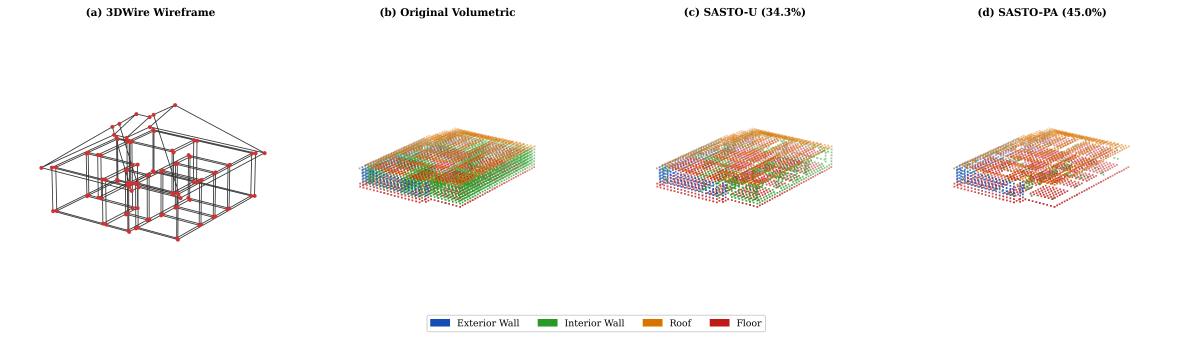
#> input picture figures/fig_model_comparison.png, 4770 x 1357 px (shown at 1/4 size)
$ python regenerate_improved_figures.py
#> lines starting #> are read from the running program, lines starting #| are printed output that depends on the picture
#!/usr/bin/env python3
"""
Extract individual house renders from the existing high-quality composite figures
produced by render_figures.py. Also creates the reference-style Visual Abstract.

Uses: figures/fig_model_comparison.png (4700x2397) — wireframe + 3 models x 2 rows
      figures/fig_type_comparison.png (2956x4183) — 3 models x 4 views
      figures/fig12_stl_comparison.png (2679x2293) — orig vs PA, solid + cutaway
      figures/fig_wireframe_pipeline.png (4312x2535) — wireframe to voxel pipeline
      figures/fig_cross_section_comparison.png (4118x1463) — 3 cutaways
"""

import os
import sys
import numpy as np
from PIL import Image
import matplotlib
matplotlib.use("Agg")
import matplotlib.pyplot as plt
import matplotlib.patches as mpatches
from matplotlib.patches import FancyBboxPatch, FancyArrowPatch, Circle
from matplotlib.offsetbox import OffsetImage, AnnotationBbox

# ── Paths ────────────────────────────────────────────────────
BASE = os.path.dirname(os.path.dirname(os.path.abspath(__file__)))
FIGS = os.path.join(BASE, "figures")
OUT = os.path.dirname(os.path.abspath(__file__))
RENDERS_HQ = os.path.join(OUT, "renders_hq")
os.makedirs(RENDERS_HQ, exist_ok=True)

# ── Poster color palette ────────────────────────────────────
TEAL   = "#008C9E"
RED    = "#D7263D"
GOLD   = "#CFA535"
CARD   = "#F7F9FC"
DARK   = "#0B1736"
BLUE   = "#0A3D9A"
NAVY   = "#062B7A"
SPINE  = "#999999"
LIGHT_BLUE = "#E8EEF8"
WHITE  = "#FFFFFF"
EXT_WALL = "#4A7FC1"
INT_WALL = "#E8833A"
ROOF_COLOR = "#6AAF6E"
GREEN  = "#2E8B57"
BG_RENDER = "#E6E8EB"

plt.rcParams.update({
    "font.family": "Arial",
    "font.size": 11,
    "figure.dpi": 300,
    "savefig.dpi": 300,
    "text.color": DARK,
    "figure.facecolor": CARD,
    "axes.facecolor": CARD,
    "savefig.facecolor": CARD,
})


def save(fig, name):
    fig.savefig(os.path.join(OUT, f"{name}.png"),
                bbox_inches="tight", pad_inches=0.08, dpi=300,
                facecolor=fig.get_facecolor(), edgecolor="none")
    plt.close(fig)
    print(f"  -> {name}.png")


# ═══════════════════════════════════════════════════════════════
# STEP 1: Extract individual renders from composite figures
# ═══════════════════════════════════════════════════════════════

def extract_renders():
    """Extract individual house renders from composite figures."""
    print("\n=== Extracting renders from composite figures ===")

    # ── From fig_model_comparison.png (4700x2397) ──
    mc = os.path.join(FIGS, "fig_model_comparison.png")
    if os.path.isfile(mc):
        img = Image.open(mc)
#> img is the input picture: PIL image 4770x1357 RGBA; mean R, G, B, A 247.3, 245, 243, 255
        w, h = img.size
        print(f"  fig_model_comparison: {w}x{h}")
#|   fig_model_comparison: 4770x1357

        wire_end = int(w * 0.286)
        col_w = (w - wire_end) // 3
        mid_h = h // 2

        wireframe = img.crop((0, 0, wire_end, h))
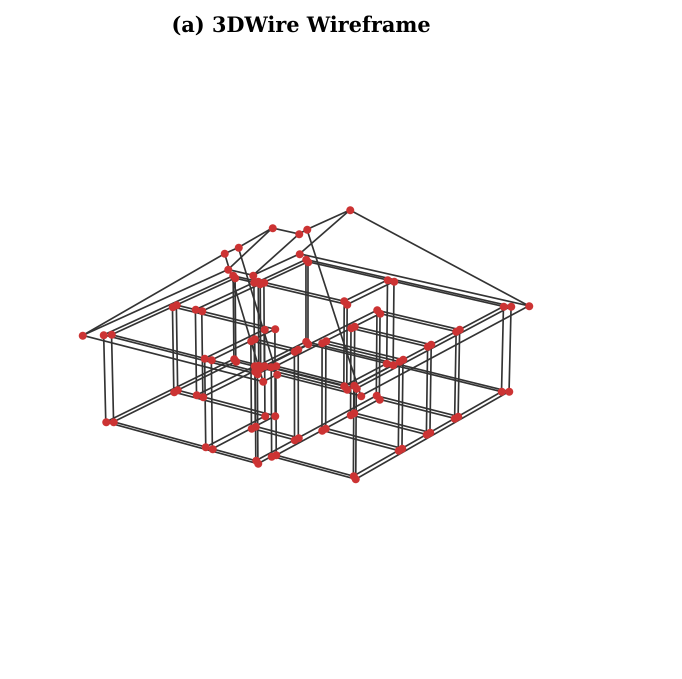
#> wireframe: PIL image 1364x1357 RGBA (shown at 1/2 size); mean R, G, B, A 246.5, 244.9, 244.9, 255
        wireframe.save(os.path.join(RENDERS_HQ, "wireframe_panel.png"))
        print(f"    wireframe_panel: {wireframe.size}")
#|     wireframe_panel: (1364, 1357)

        for i, name in enumerate(["original_solid", "sasto_u_solid", "sasto_pa_solid"]):
            x0 = wire_end + i * col_w
            x1 = wire_end + (i + 1) * col_w
            crop = img.crop((x0, 0, x1, mid_h))
            crop.save(os.path.join(RENDERS_HQ, f"{name}.png"))
            print(f"    {name}: {crop.size}")

        for i, name in enumerate(["original_cutaway", "sasto_u_cutaway", "sasto_pa_cutaway"]):
            x0 = wire_end + i * col_w
            x1 = wire_end + (i + 1) * col_w
            crop = img.crop((x0, mid_h, x1, h))
            crop.save(os.path.join(RENDERS_HQ, f"{name}.png"))
            print(f"    {name}: {crop.size}")

    # ── From fig12_stl_comparison.png (2679x2293) ──
    sc = os.path.join(FIGS, "fig12_stl_comparison.png")
    if os.path.isfile(sc):
        img = Image.open(sc)
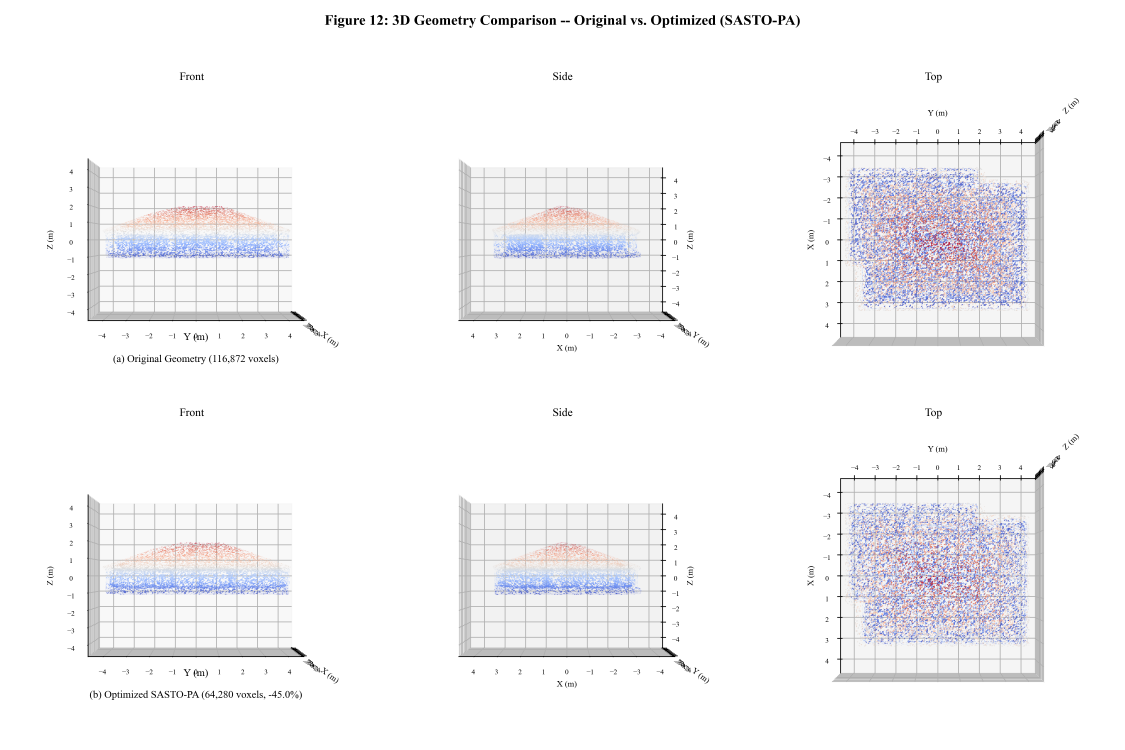
#> input picture figures/fig12_stl_comparison.png, 4500 x 3000 px (shown at 1/4 size)
#> img is the input picture: PIL image 4500x3000 RGBA; mean R, G, B, A 245.1, 244.7, 246.4, 255
        w, h = img.size
        print(f"  fig12_stl_comparison: {w}x{h}")
#|   fig12_stl_comparison: 4500x3000
        mid_w, mid_h = w // 2, h // 2

        crops = {
            "stl_orig_solid": (0, 0, mid_w, mid_h),
            "stl_pa_solid": (mid_w, 0, w, mid_h),
            "stl_orig_cutaway": (0, mid_h, mid_w, h),
            "stl_pa_cutaway": (mid_w, mid_h, w, h),
        }
        for name, box in crops.items():
            crop = img.crop(box)
            crop.save(os.path.join(RENDERS_HQ, f"{name}.png"))
            print(f"    {name}: {crop.size}")
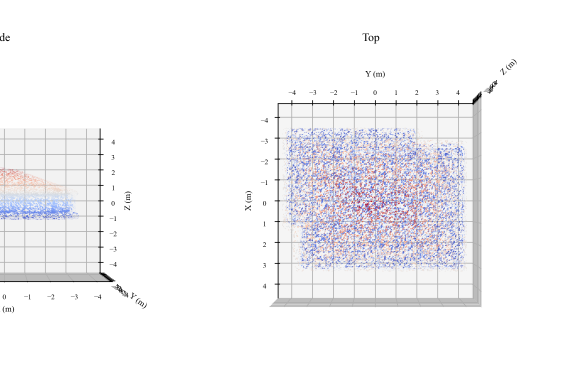
#> crop: PIL image 2250x1500 RGBA (shown at 1/4 size); mean R, G, B, A 243.9, 243.2, 245.5, 255

    # ── From fig_cross_section_comparison.png (4118x1463) ──
    cs = os.path.join(FIGS, "fig_cross_section_comparison.png")
    if os.path.isfile(cs):
        img = Image.open(cs)
        w, h = img.size
        print(f"  fig_cross_section_comparison: {w}x{h}")
        col_w = w // 3
        for i, name in enumerate(["xs_original", "xs_sasto_u", "xs_sasto_pa"]):
            crop = img.crop((i * col_w, 0, (i+1) * col_w, h))
            crop.save(os.path.join(RENDERS_HQ, f"{name}.png"))
            print(f"    {name}: {crop.size}")

    # ── Copy full composite figures for poster use ──
    from shutil import copy2
    for fname in ["fig_wireframe_pipeline.png", "fig_model_comparison.png",
                   "fig_cross_section_comparison.png", "fig_type_comparison.png",
                   "fig_optimized_gallery.png", "fig_diverse_stl_gallery.png",
                   "fig12_stl_comparison.png"]:
        src = os.path.join(FIGS, fname)
        if os.path.isfile(src):
            copy2(src, os.path.join(RENDERS_HQ, fname))
            print(f"    copied {fname}")


def load_hq(name, max_size=None):
    """Load an extracted HQ render."""
#> called with name = 'original_solid', max_size = 400
    path = os.path.join(RENDERS_HQ, f"{name}.png")
    if not os.path.isfile(path):
        return None
    img = Image.open(path).convert("RGBA")
    if max_size:
        img.thumbnail((max_size, max_size), Image.LANCZOS)
#> img: PIL image 400x239 RGBA
    return np.array(img)


def embed_image(ax, img_array, x, y, zoom=0.15):
    if img_array is None:
        return
    im = OffsetImage(img_array, zoom=zoom)
    ab = AnnotationBbox(im, (x, y), frameon=False, pad=0)
    ax.add_artist(ab)


# ═══════════════════════════════════════════════════════════════
# STEP 2: VISUAL ABSTRACT — Reference-style with bracket + visuals
# ═══════════════════════════════════════════════════════════════

def fig_visual_abstract():
    """
    Reference-style Visual Abstract: two columns with curly bracket.
    Left: "a) User Workflow" — 3 steps with real house render thumbnails
    Right: "b) Model Creation" — 5 steps with process icons + renders
    Connected by bracket like Rishab Jain's poster.
    """
    fig = plt.figure(figsize=(11.5, 8.5), facecolor=CARD)
    ax = fig.add_axes([0, 0, 1, 1])
    ax.set_xlim(0, 11.5)
    ax.set_ylim(0, 8.5)
    ax.axis("off")

    # ── Top banner ──
    banner = FancyBboxPatch((0.3, 7.8), 10.9, 0.55,
                            boxstyle="round,pad=0.08",
                            facecolor=NAVY, edgecolor=NAVY)
    ax.add_patch(banner)
    ax.text(5.75, 8.08, "SASTO: Surrogate-Accelerated Structural Topology Optimization",
            ha="center", va="center", fontsize=13, fontweight="bold", color=WHITE)

    # ── Column headers with decorative underline ──
    ax.text(2.75, 7.50, "a) User Workflow",
            ha="center", fontsize=13, fontweight="bold", color=DARK)
    ax.plot([0.4, 5.1], [7.35, 7.35], color=TEAL, lw=2.5, solid_capstyle="round")

    ax.text(8.65, 7.50, "b) Model Creation",
            ha="center", fontsize=13, fontweight="bold", color=DARK)
    ax.plot([6.4, 10.9], [7.35, 7.35], color=GOLD, lw=2.5, solid_capstyle="round")

    # ── Center bracket (vertical with pointed midpoint) ──
    bx = 5.75
    by_top = 7.2
    by_bot = 0.8
    by_mid = (by_top + by_bot) / 2

    # Draw a stylized bracket { }
    from matplotlib.path import Path as MPath
    from matplotlib.patches import PathPatch

    # Left half of bracket
    verts_L = [
        (bx - 0.08, by_top), (bx - 0.15, by_top - 0.15),
        (bx - 0.15, by_mid + 0.3), (bx - 0.25, by_mid),
        (bx - 0.15, by_mid - 0.3), (bx - 0.15, by_bot + 0.15),
        (bx - 0.08, by_bot),
    ]
    codes_L = [MPath.MOVETO, MPath.CURVE3, MPath.CURVE3, MPath.CURVE3,
               MPath.CURVE3, MPath.CURVE3, MPath.CURVE3]
    path_L = MPath(verts_L, codes_L)
    pp_L = PathPatch(path_L, facecolor='none', edgecolor='#AAAAAA', lw=2)
    ax.add_patch(pp_L)

    # Right half of bracket (mirror)
    verts_R = [
        (bx + 0.08, by_top), (bx + 0.15, by_top - 0.15),
        (bx + 0.15, by_mid + 0.3), (bx + 0.25, by_mid),
        (bx + 0.15, by_mid - 0.3), (bx + 0.15, by_bot + 0.15),
        (bx + 0.08, by_bot),
    ]
    path_R = MPath(verts_R, codes_L)
    pp_R = PathPatch(path_R, facecolor='none', edgecolor='#AAAAAA', lw=2)
    ax.add_patch(pp_R)

    # ── LEFT COLUMN: User Workflow ──

    def flow_box(x, y, w, h, title, border_color, banner_h=0.40):
        rect = FancyBboxPatch((x, y), w, h,
                              boxstyle="round,pad=0.06",
                              facecolor=WHITE, edgecolor=border_color, lw=1.8)
        ax.add_patch(rect)
        ban = FancyBboxPatch((x + 0.02, y + h - banner_h + 0.02), w - 0.04, banner_h - 0.04,
                                boxstyle="round,pad=0.04",
                                facecolor=border_color, edgecolor=border_color)
        ax.add_patch(ban)
        ax.text(x + w/2, y + h - banner_h/2, title,
                ha="center", va="center", fontsize=9.5, fontweight="bold",
                color=WHITE)

    def flow_arrow_v(x, y1, y2, color=GOLD):
        ax.annotate("", xy=(x, y2), xytext=(x, y1),
                    arrowprops=dict(arrowstyle="-|>", color=color,
                                    lw=2.5, mutation_scale=18))

    lx, lw = 0.4, 4.7

    # Box 1: Input Building Design
    b1_y, b1_h = 5.5, 1.70
    flow_box(lx, b1_y, lw, b1_h, "1. Input: 3D Building Wireframe", TEAL)

    thumb_orig = load_hq("original_solid", max_size=400)
    if thumb_orig is not None:
        embed_image(ax, thumb_orig, 1.6, b1_y + 0.55, zoom=0.18)
    ax.text(3.4, b1_y + 0.85, "3DWire wireframe\nskeleton input", ha="center",
            fontsize=9, color=DARK)
    ax.text(3.4, b1_y + 0.25, "Volumetric parts:\next, int, roof, floor",
            ha="center", fontsize=8, color=SPINE, fontstyle="italic")

    flow_arrow_v(lx + lw/2, b1_y, b1_y - 0.15, GOLD)

    # Box 2: SASTO Optimization
    b2_y, b2_h = 3.1, 2.05
    flow_box(lx, b2_y, lw, b2_h, "2. SASTO Optimization (~50 sec)", RED)

    steps = [
        "Backprop sensitivity through ensemble",
        "Rank & remove safe voxels (6-conn)",
        "Trust-region constraint checking",
        "Phase 1->2->3 convergence",
    ]
    for i, step in enumerate(steps):
        bcy = b2_y + 1.35 - i * 0.30
        circ = Circle((lx + 0.18, bcy), 0.06, facecolor=RED, edgecolor=RED)
        ax.add_patch(circ)
        ax.text(lx + 0.32, bcy, step, fontsize=8, color=DARK, va="center")

    flow_arrow_v(lx + lw/2, b2_y, b2_y - 0.15, GOLD)

    # Box 3: Output Optimized STL
    b3_y, b3_h = 0.6, 2.15
    flow_box(lx, b3_y, lw, b3_h, "3. Output: Optimized Watertight STL", GREEN)

    thumb_pa = load_hq("sasto_pa_solid", max_size=400)
    if thumb_pa is not None:
        embed_image(ax, thumb_pa, 1.6, b3_y + 0.55, zoom=0.18)
    ax.text(3.4, b3_y + 1.05, "Watertight mesh\nfor 3D printing", ha="center",
            fontsize=9, color=DARK)

    badges = [
        ("-23.5% material", RED),
        ("0 violations", TEAL),
        ("50s median", GOLD),
    ]
    bx_start = 2.7
    for j, (btxt, bclr) in enumerate(badges):
        bpill = FancyBboxPatch((bx_start + j * 1.2, b3_y + 0.12), 1.10, 0.30,
                               boxstyle="round,pad=0.04",
                               facecolor=bclr, edgecolor=bclr, alpha=0.9)
        ax.add_patch(bpill)
        ax.text(bx_start + j * 1.2 + 0.55, b3_y + 0.27, btxt,
                ha="center", va="center", fontsize=7, fontweight="bold", color=WHITE)

    # ── RIGHT COLUMN: Model Creation ──

    right_steps = [
        ("1. Retrieve 14,293\n   Building Wireframes", GOLD,
         "3DWire dataset [Lin 2024]", "wireframe_panel"),
        ("2. Generate FEA\n   Simulations", TEAL,
         "Gmsh mesh -> SfePy solver", None),
        ("3. Voxelize to\n   128^3 Grid", EXT_WALL,
         "7-channel: 4 parts + 3 loads", None),
        ("4. Train Deep\n   Ensemble (x5)", RED,
         "5x8.76M params, Huber loss", None),
        ("5. Conformal\n   Calibration", GREEN,
         "P(violation) <= 0.09%", None),
    ]

    rx, rw = 6.4, 4.5
    n_steps = len(right_steps)
    box_h = 0.95
    step_gap = 0.35
    start_y = 7.1

    for i, (text, color, detail, thumb_name) in enumerate(right_steps):
        by = start_y - i * (box_h + step_gap)

        rect = FancyBboxPatch((rx, by), rw, box_h,
                              boxstyle="round,pad=0.06",
                              facecolor=WHITE, edgecolor=color, lw=1.6)
        ax.add_patch(rect)

        # Step number circle
        circ = Circle((rx - 0.18, by + box_h/2), 0.18,
                      facecolor=color, edgecolor=color)
        ax.add_patch(circ)
        ax.text(rx - 0.18, by + box_h/2, str(i + 1),
                ha="center", va="center", fontsize=10,
                fontweight="bold", color=WHITE)

        if thumb_name:
            thumb = load_hq(thumb_name, max_size=200)
            if thumb is not None:
                embed_image(ax, thumb, rx + 0.55, by + box_h/2, zoom=0.10)

        text_x = rx + 1.0 if thumb_name else rx + 0.40
        ax.text(text_x, by + box_h * 0.68, text,
                fontsize=9, fontweight="bold", color=DARK, va="center")
        ax.text(text_x, by + box_h * 0.18, detail,
                fontsize=7.5, color=SPINE, fontstyle="italic", va="center")

        if i < n_steps - 1:
            next_top = start_y - (i + 1) * (box_h + step_gap) + box_h
            flow_arrow_v(rx + rw/2, by, next_top, color)

    save(fig, "fig01_visual_abstract_pipeline")
#> in save, `fig.savefig(os.path.join(OUT, f"{name}.png"), bbox_inches="tight", pad..`:
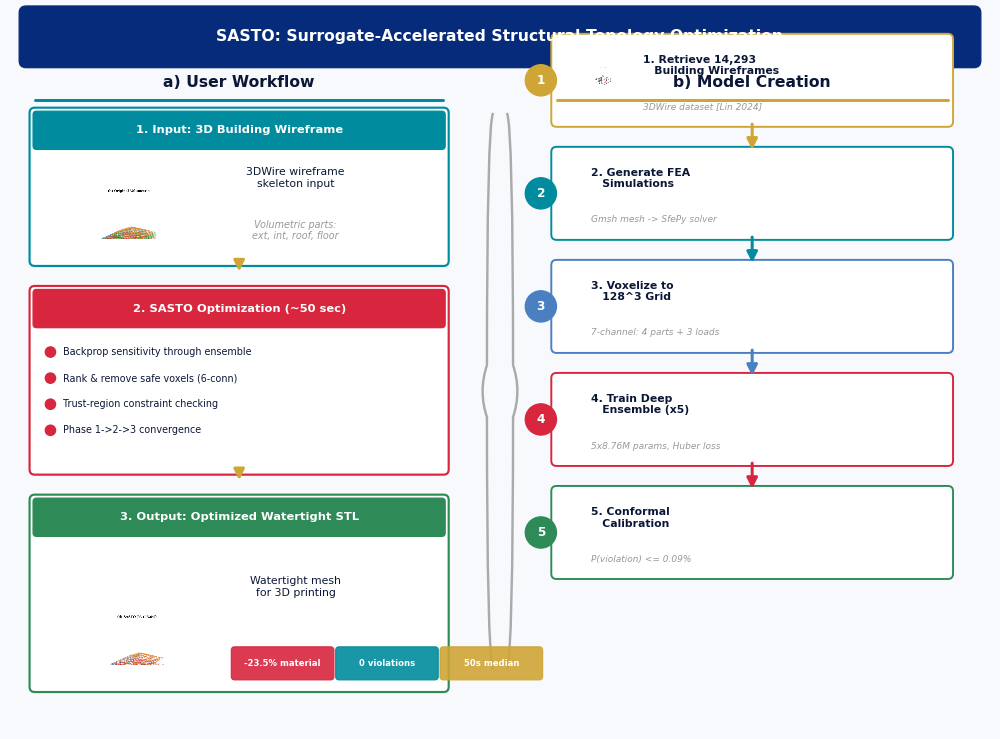
#> figure drawn by matplotlib, 1 panel


# ═══════════════════════════════════════════════════════════════
# STEP 3: Regenerate key poster figures using HQ renders
# ═══════════════════════════════════════════════════════════════

def fig_uniform_vs_optimized():
    """Side-by-side using high-quality renders."""
    fig, (ax1, ax2) = plt.subplots(1, 2, figsize=(11.0, 5.5))
    fig.patch.set_facecolor(CARD)

    for ax in (ax1, ax2):
        ax.axis("off")

    ax1.set_title("Conventional: Uniform Thickness", fontsize=12,
                  fontweight="bold", color=RED, pad=8)
    ax2.set_title("SASTO-PA: Part-Aware Optimized", fontsize=12,
                  fontweight="bold", color=TEAL, pad=8)

    orig = load_hq("stl_orig_solid", max_size=1000)
#> call 4 of load_hq, with name = 'stl_orig_solid', max_size = 1000
#> in load_hq (call 4), `img.thumbnail((max_size, max_size), Image.LANCZOS)`:
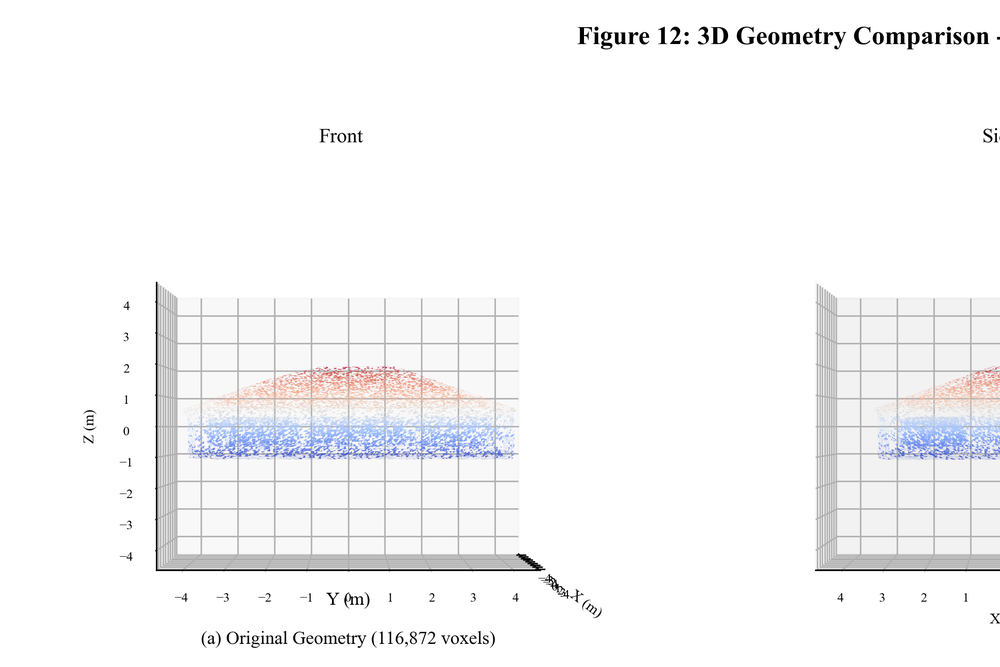
#> img: PIL image 1000x667 RGBA; mean R, G, B, A 246.7, 246.6, 247.5, 255
    optim = load_hq("stl_pa_solid", max_size=1000)

    if orig is not None:
        ax1.imshow(orig)
        ax1.text(0.5, 0.02, "All walls: 2-4 voxels (~156-316 mm)",
                 transform=ax1.transAxes, ha="center", fontsize=9,
                 color=RED, fontweight="bold",
                 bbox=dict(boxstyle="round,pad=0.3", facecolor=WHITE,
                           edgecolor=RED, alpha=0.9))
    else:
        ax1.text(0.5, 0.5, "[Original house render]",
                 transform=ax1.transAxes, ha="center", va="center",
                 fontsize=11, color=SPINE, fontstyle="italic")

    if optim is not None:
        ax2.imshow(optim)
        ax2.text(0.5, 0.02, "Ext: 156mm / Int: 78mm -> -45.0% material",
                 transform=ax2.transAxes, ha="center", fontsize=9,
                 color=TEAL, fontweight="bold",
                 bbox=dict(boxstyle="round,pad=0.3", facecolor=WHITE,
                           edgecolor=TEAL, alpha=0.9))
    else:
        ax2.text(0.5, 0.5, "[Optimized house render]",
                 transform=ax2.transAxes, ha="center", va="center",
                 fontsize=11, color=SPINE, fontstyle="italic")

    fig.text(0.5, 0.5, "vs.", ha="center", va="center",
             fontsize=22, fontweight="bold", color=RED,
             transform=fig.transFigure)

    fig.text(0.5, 0.01, "23.5% +/- 7.8% mean material reduction across 1,114 geometries",
             ha="center", fontsize=12, fontweight="bold", color=RED)

    save(fig, "fig02_uniform_vs_optimized")
#> (the rest of the program and of its run is left out)
